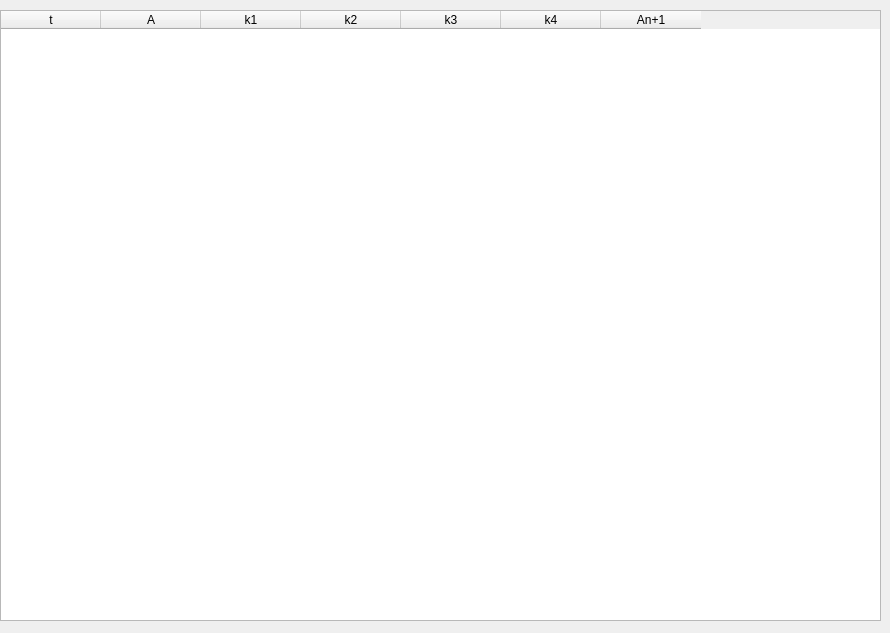
<?xml version="1.0" encoding="UTF-8"?>
<ui version="4.0">
 <class>ventana_RK1</class>
 <widget class="QWidget" name="ventana_RK1">
  <property name="geometry">
   <rect>
    <x>0</x>
    <y>0</y>
    <width>890</width>
    <height>633</height>
   </rect>
  </property>
  <property name="windowTitle">
   <string>Table Runge Kutta 1</string>
  </property>
  <widget class="QTableWidget" name="tabla1">
   <property name="geometry">
    <rect>
     <x>0</x>
     <y>10</y>
     <width>881</width>
     <height>611</height>
    </rect>
   </property>
   <column>
    <property name="text">
     <string>t</string>
    </property>
   </column>
   <column>
    <property name="text">
     <string>A</string>
    </property>
   </column>
   <column>
    <property name="text">
     <string>k1</string>
    </property>
   </column>
   <column>
    <property name="text">
     <string>k2</string>
    </property>
   </column>
   <column>
    <property name="text">
     <string>k3</string>
    </property>
   </column>
   <column>
    <property name="text">
     <string>k4</string>
    </property>
   </column>
   <column>
    <property name="text">
     <string>An+1</string>
    </property>
   </column>
  </widget>
 </widget>
 <resources/>
 <connections/>
</ui>
